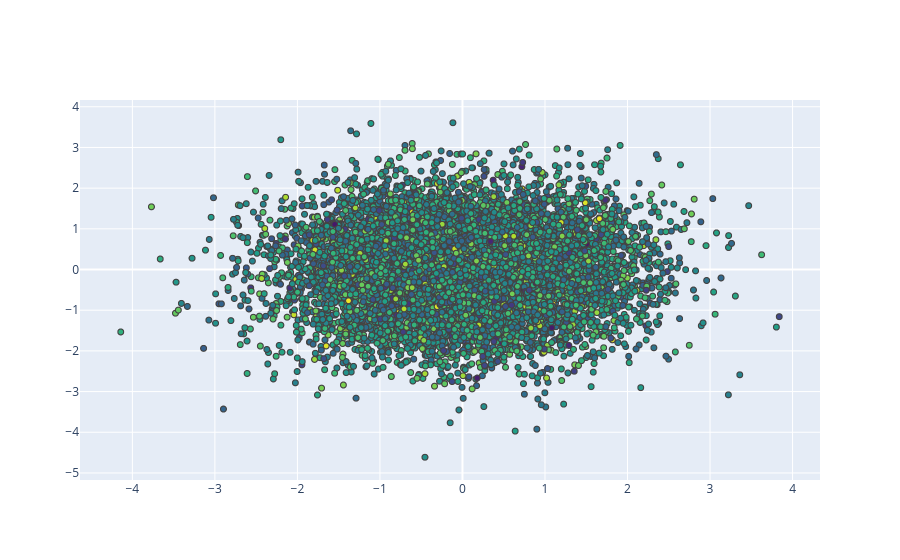

Write notebook code for a chart like this one.
### Code cell
fig = go.Figure()
fig.add_trace(go.Scatter(
    x = df_iris.sepal_width,
    y = df_iris.sepal_length,
    mode = 'markers',
    marker_color = df_iris.sepal_width,
    text = df_iris.species,
    marker = dict(showscale = True)))
fig.update_traces(
    marker_line_width = 2,
    marker_size = 10
)

fig = go.Figure(data = go.Scattergl(
    x = np.random.randn(10000),
    y = np.random.randn(10000),
    mode = 'markers',
    marker = dict(color = np.random.randn(10000),
    colorscale = 'Viridis',
    line_width = 1)
))

fig.show()

### Figure 1 — Plotly figure (JSON) as saved in the notebook; plotly's stock layout.template omitted (floating-point values rounded to 4 significant figures; data arrays with more than 128 entries replaced by an {"elided": "..."} marker saying what was removed)
{"data": [{"marker": {"color": {"elided": "10000 float values"}, "colorscale": [[0, "#440154"], [0.1111, "#482878"], [0.2222, "#3e4989"], [0.3333, "#31688e"], [0.4444, "#26828e"], [0.5556, "#1f9e89"], [0.6667, "#35b779"], [0.7778, "#6ece58"], [0.8889, "#b5de2b"], [1, "#fde725"]], "line": {"width": 1}}, "mode": "markers", "type": "scattergl", "x": {"elided": "10000 float values"}, "y": {"elided": "10000 float values"}}], "layout": {}}
